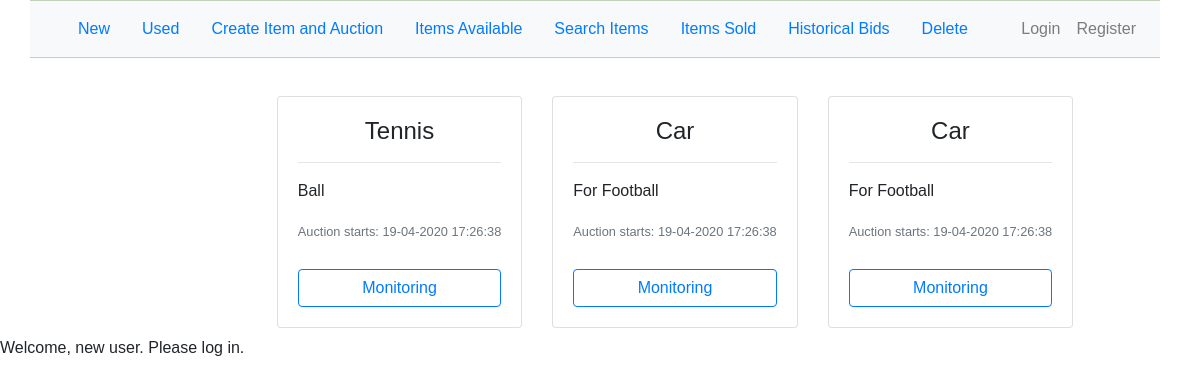
The page / on the database its author committed.
### auction/models.py (models this page shows)
class Auctions(models.Model):
    STATUS_AUCTIONS_CHOICES = (
            ('OFFERS', 'Offers'),
            ('COMPLETED', 'Completed'),
        )
    auction_bidding_price = models.IntegerField()
    auction_status = models.CharField(
        max_length = 20,
        choices = STATUS_AUCTIONS_CHOICES,
        )
    time_start = models.DateTimeField(default=datetime.now)
    time_left = models.DateTimeField()
    auction_winner = models.CharField(max_length=60)
    item_id = models.ForeignKey(Items, on_delete=models.CASCADE)
    item_name = models.CharField(max_length=60,default='')
    bids = models.IntegerField()

class Items(models.Model):
    STATUS_CHOICES = (
    	('NEW', 'New'),
    	('USED', 'Used'),
    )
    item_title = models.CharField(max_length=60)
    time_stamp = models.DateTimeField(auto_now_add=True, blank=True)
    status = models.CharField(
        max_length = 20,
        choices = STATUS_CHOICES,
        )
    item_description = models.CharField(max_length=60)
    auction_expiration_time = models.DateTimeField(default=datetime.now)
    item_owner = models.CharField(max_length=60)

### auction/views.py (the view)
# urls.py: path('', views.index, name='index'),
def index(request):
    auctions = Auctions.objects.filter(time_left__gte=datetime.now())
    try:
        if request.session['username']:
            user = User.objects.get(username=request.session['username'])
            m = Monitoring.objects.filter(user_id=user)
            monitoring = Auctions.objects.none()
            for item in m:
                a = Auctions.objects.filter(id=item.auction_id.id)
                monitoring = list(chain(monitoring, a))
            return render(request, 'index.html',{'auctions': auctions, 'user': user,'monitoring': monitoring})
    except KeyError:
        return render(request, 'index.html', {'auctions': auctions})
    return render(request, 'index.html', {'auctions': auctions})

### auction/templates/index.html (shortened to what this page needs)
<!DOCTYPE html>
<html>
<head>
    <link rel="stylesheet" href="https://maxcdn.bootstrapcdn.com/bootstrap/4.0.0-beta.2/css/bootstrap.min.css">
	<link rel="stylesheet" type="text/css" href="/static/css/login.css">
    <link rel="stylesheet" type="text/css" href="/static/css/index.css">
</head>
<body>
    <nav class="navbar navbar-expand-lg navbar-light bg-light">
        <ul class="nav nav-pills">
            <li class="nav-item">
                <a class="nav-link" href="/auction/category/new/">New</a>
            </li>
            <li class="nav-item">
                <a class="nav-link" href="/auction/category/used/">Used</a>
            </li>
			<li class="nav-item">
                <a class="nav-link" href="/auction/items/">Create Item and Auction</a>
            </li>
			<li class="nav-item">
                <a class="nav-link" href="/auction/availableitems/">Items Available</a>
            </li>
			<li class="nav-item">
                <a class="nav-link" href="/auction/searchitems/">Search Items</a>
            </li>
			<li class="nav-item">
                <a class="nav-link" href="/auction/itemssold/">Items Sold</a>
            </li>
			<li class="nav-item">
                <a class="nav-link" href="/auction/historicalbids/">Historical Bids</a>
            </li>
			<li class="nav-item">
                <a class="nav-link" href="/auction/delete/">Delete</a>
            </li>
		</ul>
        <ul id="right_navbar" class="navbar-nav ml-auto">
            {% if request.session.username %}
                   {% include "home.html" %}
            {% else %}
            <li class="nav-item open-modal">
                <a id="login" href="#myModal" class="nav-link trigger-btn" data-toggle="modal">Login</a>
            </li>
            <li class="nav-item">
                <a id="signup" class="nav-link" href="/auction/registration/">Register</a>
            </li>
            {% endif %}
        </ul>
    </nav>
    <div class="d-flex justify-content-center">
        <div class="p-2">
            <div id="placeholder">
                {% block body %}
								{% include "auctions.html" %}
                {% endblock %}
            </div>
        </div>
    </div>
	{% if user.is_authenticated %}
		<p>Welcome, {{ user.get_username }}. Thanks for logging in.</p>
	{% else %}
		<p>Welcome, new user. Please log in.</p>
	{% endif %}
</body>
</html>

### auction/templates/auctions.html (shortened to what this page needs)
<!DOCTYPE html>
<html>
<head>
    <link rel="stylesheet" type="text/css" href="/static/css/bidding.css">
	<link rel="stylesheet" type="text/css" href="/static/css/auctions.css">
</head>
<body>
{% now "Y-m-d-H-i-s" as todays_date %}
<div class="container-fluid">
    <div id="myCarousel" class="carousel slide" data-interval="false">
    {% load custom_tags %}
        {% for auction in auctions %}
        {% if forloop.counter0|divisibleby:'4' %}
        <div class="carousel-inner row w-100 mx-auto">
            {% if auctions|length == 1 %} <div class="carousel-item col-md-12 active">
            {% elif auctions|length == 2 %} <div class="carousel-item col-md-6 active">
            {% elif auctions|length == 3 %} <div class="carousel-item col-md-4 active">
            {% else %} <div class="carousel-item col-md-3 active">
            {% endif %}
        {% else %}
            {% if auctions|length == 1 %} <div class="carousel-item col-md-12">
            {% elif auctions|length == 2 %} <div class="carousel-item col-md-6">
            {% elif auctions|length == 3 %} <div class="carousel-item col-md-4">
            {% else %} <div class="carousel-item col-md-3">
            {% endif %}
        {% endif %}
            <div class="card">
                <div class="card-body">
                    <div id="item_name">
                        <h4 class="card-title text-center">{{ auction.item_id.item_title }}</h4><hr>
                    </div>
                    <p class="card-text">{{ auction.item_id.item_description }}</p>
                    <p class="card-text"><small class="text-muted">
                    {% if todays_date > auction.time_start|date:'Y-m-d-H-i-s' %}
                    Auction ends in: {{ auction.time_left|time_left }}
                    {% else %}
                    Auction starts: {{ auction.time_start|date:'d-m-Y H:i:s' }}
                    {% endif %}
                    </small></p>
                    <div>
                        <button type="button" class="btn btn-outline-primary monitoring_button" onclick="location.href='/auction/monitoring/{{auction.id}}'">
                        {% if monitoring %}
                            {% if monitoring|search:auction.id%}
                            Nonmonitoring
                            {% else %}
                            Monitoring
                            {% endif %}
                        {% else %}
                            Monitoring
                        {% endif %}
                        </button>
                    </div>
                </div>
            </div>
        </div>
        {% endfor %}
        </div>
    </div>
</div>
</body>
</html>

### auction/static/css/login.css (style rules this page uses)
body { font-family: 'Arial, Helvetica', sans-serif; }

### auction/static/css/index.css (style rules this page uses)
.navbar { margin-left: 30px; margin-right: 40px; border-top: 1px solid #C4D0BE; border-bottom: 1px solid #C4D0BE; }
#placeholder { margin-left: 150px; }

### auction/static/css/auctions.css (style rules this page uses)
.row { margin-top: 30px; }
.carousel-inner .active, .carousel-inner .active + .carousel-item, .carousel-inner .active + .carousel-item + .carousel-item, .carousel-inner .active + .carousel-item + .carousel-item + .carousel-item, .carousel-inner .active + .carousel-item + .carousel-item + .carousel-item + .carousel-item, .carousel-inner .active + .carousel-item + .carousel-item + .carousel-item + .carousel-item + .carousel-item { display: block; }
.monitoring_button { width: 100%; margin-top: 10px; }

### rows shown on the page
Auctions: item_id.item_title "Tennis", item_id.item_description "Ball", time_start "19-04-2020 17:26:38"
Auctions: item_id.item_title "Car", item_id.item_description "For Football", time_start "19-04-2020 17:26:38"
Auctions: item_id.item_title "Car", item_id.item_description "For Football", time_start "19-04-2020 17:26:38"
